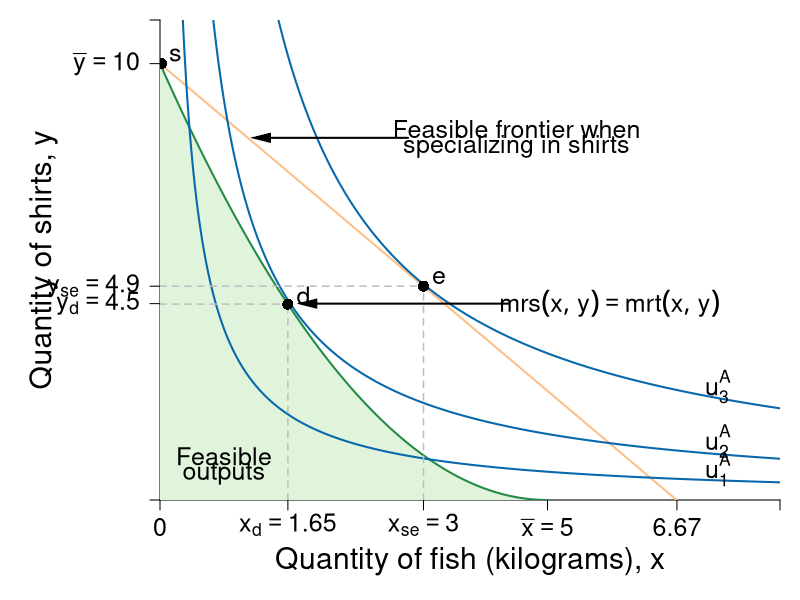

The R source for this figure:
#Graph Designer: Simon Halliday
#Authors: Bowles, Foley and Halliday
#Title: Coordination, Conflict and Competition: A Text in Microeconomics

require(shape)
pdf(file = "specprodexch/ppf_eos_indiff.pdf", width = 9, height = 9)

#Set parameters for graphics
pointsize <- 1.8
axislabelsize <- 1.8
labelsize <- 1.5
namesize <- 1.8
annotatesize <- 1.5
graphlinewidth <- 2
segmentlinewidth <- 1.5

COL <- c("#7fc97f", "#beaed4", "#fdc086", "#ffff99", "#386cb0", "#f0027f", "#bf5b17", "#666666")
COLA <- c("#e0f3db", "#99d8c9","#66c2a4","#41ae76", "#238b45", "#005824")
COLB <- c("#4eb3d3", "#2b8cbe", "#0868ac","#084081")

#Edited the margins to cater for the larger LHS labels
par(mar =  c(5, 8, 1, 1))

#Change this to make it log of l 

# ppf <- function(l, k = 0.5) {
#   k * (1/l)
# }

ppf <- function(fish, k = 10/25, alpha = 2, maxfish = 5) {
  k * (fish - maxfish)^alpha 
}
# 
# fishProd <- function(l, k = 0.5){
#   (-k)*l
# }
# 
# feasibleLabor <- function(l, time = 10){
#   -time - l
# }
# 
# manufactureProd <- function(l, k = 0.1, alpha = 2){
#   k * (-l)^alpha
# }

uFn <- function(x, y, alpha = 0.5){
  (x^alpha)*(y^(1-alpha))
}

budgetExchange <- function(x, yintercept = 12, slope = 1){
  yintercept - slope * x
}

xlims <- c(0, 8)
ylims <- c(0, 11)

npts <- 501 
x <- seq(xlims[1], xlims[2], length.out = npts)
y <- seq(ylims[1], ylims[2], length.out = npts) 
a <- c(1.8, 2.75, 4.1)

plot(0, 0, xlim = xlims, ylim = ylims, type = "n",
     xlab = expression(paste("")),
     ylab = expression(paste("")), 
     xaxt = "n", 
     yaxt = "n", 
     cex.lab = axislabelsize, 
     bty = "n", 
     xaxs="i", 
     yaxs="i"
)

# ticksy <- seq(from = 0, to = ylims[2], by = 1)
# ylabels <- seq(from = 0, to = ylims[2], by = 1)
# ticksx <- seq(from = 0, to = xlims[2], by = 1)
# xlabels <- seq(from = 0, to = xlims[2], by = 1)
ticksy <- c(ylims[1], 4.5, 4.9, 10, ylims[2])
ylabels <- c(NA, expression(paste(y[d]) == 4.5), expression(paste(y[se]) == 4.9),expression(paste(bar(y)==10)), NA)
ticksx <- c(xlims[1], 1.65, 3.4, 5, 6.67, xlims[2])
xlabels <- c(0, expression(paste(x[d]) == 1.65), expression(paste(x[se])==3), expression(paste(bar(x)==5)), 6.67, NA)


axis(1, at = ticksx, pos = 0, labels = xlabels, cex.axis = labelsize)
axis(2, at = ticksy, pos = 0, labels = ylabels, las = 1, cex.axis = labelsize)

npts <- 500 
xx1 <- seq(0, 5, length.out = npts)
xx2 <- seq(0, xlims[2], length.out = npts)
xx3 <- seq(xlims[1], 0, length.out = npts)
xx4 <- seq(-11, 0, length.out = npts)

#Draw the polygon for shading the feasible set
xpoly1 <- seq(from = 0, to = 5, length.out = 500)
ypoly1 <- ppf(xpoly1, k = 10/25, alpha = 2, maxfish = 5)
polygon(x = c(xpoly1, rev(xpoly1[1])), y = c(ypoly1, rev(ypoly1)[1]), col=COLA[1], density=NULL, border = NA)

#Draw the graphs
lines(xx1, ppf(xx1, k = 10/25, alpha = 2, maxfish = 5), col = COLA[5], lwd = graphlinewidth)
lines(xx2, budgetExchange(xx2,  yintercept = 10, slope = 1.5), col = COL[3], lwd = graphlinewidth)
#lines(xx3, feasibleLabor(xx3, time = 10), col = COL[3], lwd = graphlinewidth)
#lines(xx4, manufactureProd(xx4, k = 0.1, alpha = 2), col = COLB[4], lwd = graphlinewidth)

#Label axes
mtext(expression(paste("Quantity of fish (kilograms), ", x)), side = 1, line = 3, cex = axislabelsize)
text(-1.5, 0.5*ylims[2], expression(paste("Quantity of shirts, ", y)), xpd = TRUE, cex = axislabelsize, srt = 90) 


contour(x, y, 
        outer(x, y, uFn),
        drawlabels = FALSE,
        col = COLB[3],
        lwd = graphlinewidth,
        levels = a, 
        xaxs="i", 
        yaxs="i", 
        add = TRUE)

#Label the indifference curves
text(7.2, 0.7, expression(u[1]^A), cex = labelsize)
text(7.2, 1.35, expression(u[2]^A), cex = labelsize)
text(7.2, 2.6, expression(u[3]^A), cex = labelsize)

#Label point d
text(1.65 + 0.2, ppf(fish = 1.65) +.2, expression(d), cex = labelsize)
segments(1.65, 0, 1.65, ppf(fish = 1.65), lty = 2, col = "gray", lwd = segmentlinewidth)
segments(0, ppf(fish = 1.65), 1.65, ppf(fish = 1.65, k = 10/25, alpha = 2, maxfish = 5), lty = 2, col = "gray", lwd = segmentlinewidth)
points(1.65, ppf(fish = 1.65), pch = 16, col = "black", cex = 1.5)

#Label point e
text(3.4 + 0.2, budgetExchange(3.4,  yintercept = 10, slope = 1.5) +.2, expression(e), cex = labelsize)
segments(3.4, 0, 3.4, budgetExchange(3.4,  yintercept = 10, slope = 1.5), lty = 2, col = "gray", lwd = segmentlinewidth)
segments(0, budgetExchange(3.4,  yintercept = 10, slope = 1.5), 3.4, budgetExchange(3.4,  yintercept = 10, slope = 1.5), lty = 2, col = "gray", lwd = segmentlinewidth)
points(3.4, budgetExchange(3.4,  yintercept = 10, slope = 1.5), pch = 16, col = "black", cex = 1.5)

#Label point s
text(0.2, 10.2, expression(s), cex = labelsize)
points(0.02, 10, pch = 16, col = "black", cex = 1.5)

#Label the feasible frontier
# text(4.5, 7.8, expression("Feasible Frontier"), cex = labelsize)
# text(4.5, 7.4, expression("(production possibilities frontier)"), cex = labelsize)
# Arrows(3.2, 7.8, 0.75, 7.8, col = "black", lty = 1, lwd = 2, arr.type = "triangle", arr.lwd = 0.5)


#Label the exchange constraint
text(4.6, 8.5, expression("Feasible frontier when"), cex = labelsize)
text(4.6, 8.1, expression("specializing in shirts"), cex = labelsize)
Arrows(3.2, 8.3, 1.3, 8.3, col = "black", lty = 1, lwd = 2, arr.type = "triangle", arr.lwd = 0.5)

#Label mrt = mrs
text(5.8, 4.5, expression(paste(mrs(x,y) == mrt(x,y))), cex = labelsize)
Arrows(4.5, 4.5, 1.9, 4.5, col = "black", lty = 1, lwd = 2, arr.type = "triangle", arr.lwd = 0.5)

text(0.825, 1, expression("Feasible"), cex = labelsize)
text(0.825, 0.6, expression("outputs"), cex = labelsize)

dev.off()
